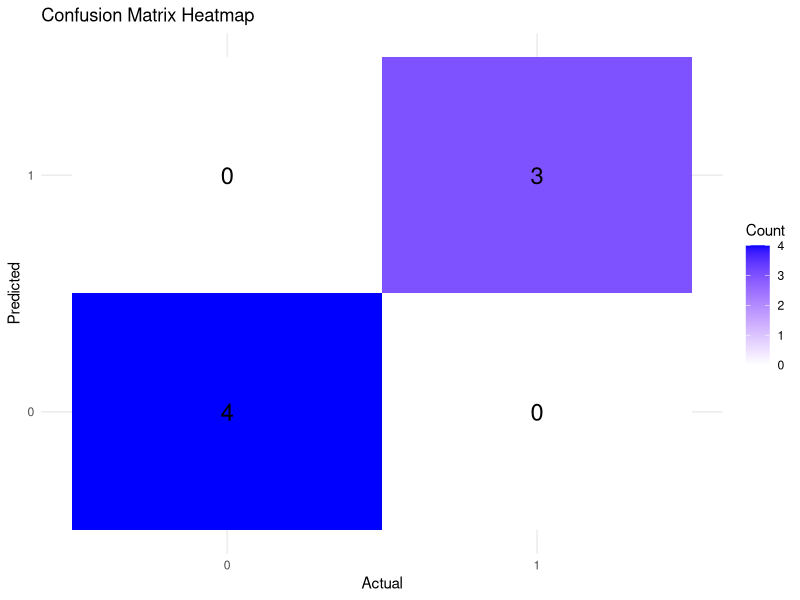

The R source for this figure:
library(dplyr)

cat("=== Head of mtcars ===\n")
print(head(mtcars))

# Splitting the dataset
library(caTools)

split <- sample.split(mtcars$vs, SplitRatio = 0.8)

train_reg <- subset(mtcars, split == TRUE)
test_reg <- subset(mtcars, split == FALSE)

# Building the model
cat("\n=== Logistic Regression Model ===\n")
logistic_model <- glm(vs ~ wt + disp, data = train_reg, family = binomial)
print(logistic_model)

cat("\n=== Model Summary ===\n")
print(summary(logistic_model))

# Predicting test data based on model
cat("\n=== Predicted Probabilities ===\n")
predict_reg <- predict(logistic_model, test_reg, type = "response")
print(predict_reg)

# Convert probabilities to binary class labels (threshold = 0.5)
cat("\n=== Predicted Classes ===\n")
predicted_class <- ifelse(predict_reg > 0.5, 1, 0)
print(predicted_class)

# Plotting a Confusion Matrix
library(ggplot2)
library(reshape2)
conf_matrix <- table(test_reg$vs, predicted_class)
# Reshape the confusion matrix for ggplot2
conf_matrix_melted <- as.data.frame(conf_matrix)
colnames(conf_matrix_melted) <- c("Actual", "Predicted", "Count")

cat("\n=== Confusion Matrix ===\n")
print(conf_matrix)

cat("\n=== Confusion Matrix Heatmap ===\n")
print(
    ggplot(conf_matrix_melted, aes(x = Actual, y = Predicted, fill = Count)) +
        geom_tile() +
        geom_text(aes(label = Count), color = "black", size = 6) +
        scale_fill_gradient(low = "white", high = "blue") +
        labs(
            title = "Confusion Matrix Heatmap",
            x = "Actual",
            y = "Predicted"
        ) +
        theme_minimal()
)
